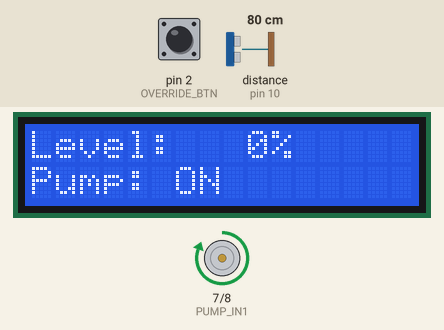
Simulated run of this sketch. Board: Arduino Uno, built with avr-gcc and run on an emulated ATmega328P. On the bench: 16×2 character LCD, motor-driver pin pairs drawn as motors (green arrow = first pin HIGH = forward, orange = second pin HIGH = backward, longer = more drive, scaled by the enable pin). The test bench sets the inputs (shaded band); at power-on: distance to the obstacle (sensor on pin 10) 80 cm, pin 2 (OVERRIDE_BTN) HIGH. The echo pulse lasts 58.3 µs per cm; what the sketch prints to the serial monitor is not drawn.

Above: at 2.2 s.
2.3 s: distance to the obstacle (sensor on pin 10) set to 6 cm
At 3.9 s:
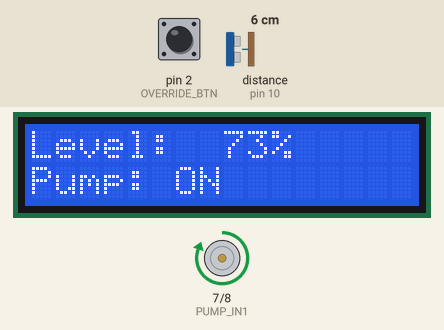
4.2 s: distance to the obstacle (sensor on pin 10) set to 3 cm
At 5.5 s:
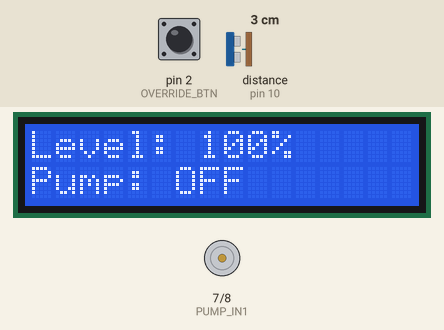
6.0 s: distance to the obstacle (sensor on pin 10) set to 250 cm
At 8.3 s:
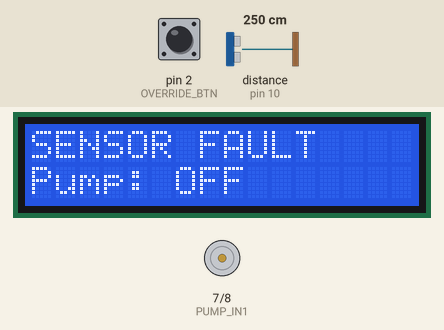
9.0 s: pin 2 (OVERRIDE_BTN) pulled LOW for 0.15 s
10.6 s: distance to the obstacle (sensor on pin 10) set to 203 cm
12.1 s: distance to the obstacle (sensor on pin 10) set to 198 cm
At 13.2 s:
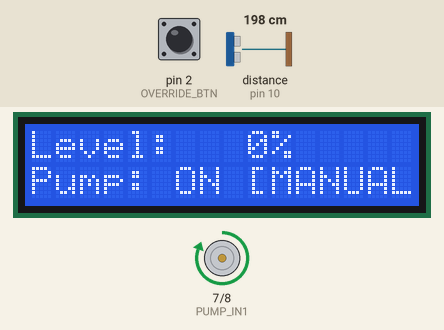
Timing chart, 0 to 14.8 s (numbered marks = the images above; inputs shaded):
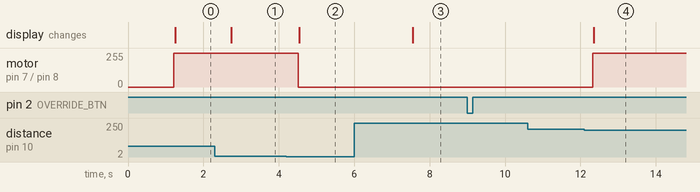

The sketch:

water_level_controller.ino
```cpp
/*
 * ============================================================================
 *  Ultrasonic Water-Level Controller
 * ============================================================================
 *
 *  Arduino Uno · HC-SR04 · 16x2 I2C LCD · L298N motor driver · DC pump
 *  Mini-project, Basic Electronics (BBEE203), AITM Bhatkal.
 *
 *  WHAT IT DOES
 *    Measures the distance from a sensor mounted above the tank down to the
 *    water surface, converts that to a percentage full, and switches a pump
 *    to keep the tank between 10% and 90%.
 *
 *  WIRING
 *    HC-SR04   TRIG -> D12      ECHO -> D10      VCC -> 5V   GND -> GND
 *    LCD       SDA  -> A4       SCL  -> A5       VCC -> 5V   GND -> GND
 *    L298N     IN1  -> D7       IN2  -> D8       ENA -> D6   GND -> GND
 *    Button    D2 to GND, INPUT_PULLUP
 *
 *    The L298N and the Arduino MUST share a ground. Two supplies with no
 *    common ground is the most common reason a motor driver "does nothing":
 *    the logic input has no reference to compare against.
 * ============================================================================
 */

#include <Wire.h>
#include <LiquidCrystal_I2C.h>
#include <NewPing.h>

// ---------------------------------------------------------------- pins -----
const uint8_t TRIGGER_PIN  = 12;
const uint8_t ECHO_PIN     = 10;
const uint8_t PUMP_IN1     = 7;
const uint8_t PUMP_IN2     = 8;
const uint8_t PUMP_ENA     = 6;
const uint8_t OVERRIDE_BTN = 2;

// ------------------------------------------------------- tank geometry -----
/*
 *  >>> MEASURE THESE ON THE REAL TANK AND CHANGE THEM. <<<
 *
 *  SENSOR_TO_EMPTY : reading with the tank EMPTY — surface at the bottom, so
 *                    the echo travels furthest, so this is the LARGER number.
 *  SENSOR_TO_FULL  : reading with the tank FULL — surface nearest the sensor,
 *                    so the SMALLER number.
 *
 *  These defaults are inferred from the original 2024 sketch, which used 12.50
 *  as its reference and treated anything under 14 cm as "deep". They are a
 *  starting point, not measurements.
 */
const float SENSOR_TO_EMPTY = 14.0;   // cm
const float SENSOR_TO_FULL  =  3.0;   // cm

// ----------------------------------------------------- control settings ----
const uint8_t PUMP_ON_BELOW  = 10;    // % — start filling below this
const uint8_t PUMP_OFF_ABOVE = 90;    // % — stop filling above this

const unsigned long SAMPLE_INTERVAL_MS = 300;
const uint8_t PING_SAMPLES     = 5;   // median filter depth
const uint8_t MAX_BAD_READINGS = 5;   // consecutive dropouts before fault
const unsigned long DEBOUNCE_MS = 50;

const unsigned int MAX_DISTANCE = 200;  // cm, NewPing ceiling

// ------------------------------------------------------------ objects ------
NewPing sonar(TRIGGER_PIN, ECHO_PIN, MAX_DISTANCE);
LiquidCrystal_I2C lcd(0x27, 16, 2);

// ------------------------------------------------------------- state -------
/*
 *  pumpRunning is what makes hysteresis possible. Between 10% and 90% the
 *  controller makes NO new decision — it keeps doing whatever it was doing.
 *  Without a variable remembering that, there is nothing to keep.
 */
bool pumpRunning  = false;
bool overrideOn   = false;
bool sensorFailed = false;

uint8_t badReadings = 0;
int     lastLevel   = -1;          // -1 = nothing valid measured yet

unsigned long lastSampleMs    = 0;
unsigned long lastBtnChangeMs = 0;
bool lastBtnReading = HIGH;
bool btnStable      = HIGH;


// ===========================================================================
//  Distance -> percentage full.
//
//  The relationship is INVERTED: a bigger distance means LESS water, because
//  the sensor looks down at a surface that has dropped away from it. Writing
//  this the intuitive way round makes the pump do exactly the wrong thing.
//
//      distance == SENSOR_TO_EMPTY  ->    0%
//      distance == SENSOR_TO_FULL   ->  100%
//
//  Clamped, because a stray echo off a ripple or the tank wall can read
//  shorter than SENSOR_TO_FULL and would otherwise yield something like 118%.
// ===========================================================================
int distanceToPercent(float distanceCm) {
  const float span = SENSOR_TO_EMPTY - SENSOR_TO_FULL;
  if (span <= 0.0) return 0;                    // misconfigured constants

  float pct = ((SENSOR_TO_EMPTY - distanceCm) / span) * 100.0;

  if (pct <   0.0) pct =   0.0;
  if (pct > 100.0) pct = 100.0;
  return (int)(pct + 0.5);                      // round, don't truncate
}


// ===========================================================================
//  The control law.
//
//      below 10%   -> start
//      above 90%   -> stop
//      in between  -> DO NOTHING, deliberately
//
//  That empty middle branch is the whole design. With one threshold, ripples
//  push readings back and forth across it and the pump switches several times
//  a second — "chatter" — wearing out the driver and the pump. Two thresholds
//  80 points apart mean the level must travel a long way before the decision
//  can reverse, so oscillation is impossible by construction.
//
//  The 90% cutoff is checked BEFORE the override. Manual override can start
//  the pump early, but it cannot overfill the tank. An override that defeats
//  every limit isn't an override, it's a way to flood a room.
// ===========================================================================
void updatePump(int levelPercent) {
  if (sensorFailed) {                 // no trustworthy reading -> fail safe
    pumpRunning = false;
    return;
  }

  if (levelPercent >= PUMP_OFF_ABOVE) {
    pumpRunning = false;
    overrideOn  = false;              // cancel override once full
    return;
  }

  if (overrideOn) {
    pumpRunning = true;
    return;
  }

  if (levelPercent < PUMP_ON_BELOW) {
    pumpRunning = true;
  }
  // else: between thresholds. Hold state. This blank is intentional.
}


// ---------------------------------------------------------------------------
//  Drive the L298N. IN1/IN2 set direction, ENA enables the channel.
//  IN1 high + IN2 low = forward. Both low = coast.
// ---------------------------------------------------------------------------
void applyPumpOutput() {
  digitalWrite(PUMP_IN1, pumpRunning ? HIGH : LOW);
  digitalWrite(PUMP_IN2, LOW);
  digitalWrite(PUMP_ENA, pumpRunning ? HIGH : LOW);
}


// ---------------------------------------------------------------------------
//  Debounced momentary button. A mechanical contact bounces for a few ms when
//  pressed; undebounced, one press reads as several and the override toggles
//  an unpredictable number of times.
//
//  Returns true once per genuine press.
// ---------------------------------------------------------------------------
bool overridePressed() {
  bool reading = digitalRead(OVERRIDE_BTN);

  if (reading != lastBtnReading) {
    lastBtnChangeMs = millis();
    lastBtnReading  = reading;
  }

  if ((millis() - lastBtnChangeMs) > DEBOUNCE_MS && reading != btnStable) {
    btnStable = reading;
    if (btnStable == LOW) return true;         // INPUT_PULLUP: LOW = pressed
  }
  return false;
}


// ---------------------------------------------------------------------------
//  LCD update.
//
//  No lcd.clear() — clearing and redrawing every cycle makes the display
//  flicker visibly. Each line is padded to a fixed 16 characters instead, so
//  when "100%" drops to "45%" the leftover digit is overwritten by a space
//  rather than lingering as "450%".
//
//  Only writes when something changed, which also keeps the I2C bus quiet.
// ---------------------------------------------------------------------------
void updateDisplay(int levelPercent) {
  static int  shownLevel = -2;
  static bool shownPump  = false;
  static bool shownOvr   = false;
  static bool shownFail  = false;

  if (levelPercent == shownLevel && pumpRunning == shownPump
      && overrideOn == shownOvr && sensorFailed == shownFail) return;

  shownLevel = levelPercent;
  shownPump  = pumpRunning;
  shownOvr   = overrideOn;
  shownFail  = sensorFailed;

  char line[17];

  if (sensorFailed) {
    snprintf(line, sizeof(line), "%-16s", "SENSOR FAULT");
  } else {
    snprintf(line, sizeof(line), "Level: %3d%%     ", levelPercent);
  }
  lcd.setCursor(0, 0);
  lcd.print(line);

  snprintf(line, sizeof(line), "Pump: %-3s%-7s",
           pumpRunning ? "ON" : "OFF",
           overrideOn  ? "[MANUAL]" : "");
  lcd.setCursor(0, 1);
  lcd.print(line);
}


// ===========================================================================
void setup() {
  pinMode(PUMP_IN1,     OUTPUT);
  pinMode(PUMP_IN2,     OUTPUT);
  pinMode(PUMP_ENA,     OUTPUT);
  pinMode(OVERRIDE_BTN, INPUT_PULLUP);

  /*
   *  Force the pump off before anything else. On power-up an output pin's
   *  state is undefined until you set it, and "undefined" on a pin that
   *  controls a pump is not acceptable. Actuators start in their safe state.
   */
  pumpRunning = false;
  applyPumpOutput();

  lcd.init();
  lcd.backlight();
  lcd.setCursor(0, 0);
  lcd.print("Water Level Ctrl");
  lcd.setCursor(0, 1);
  lcd.print("Starting...     ");

  Serial.begin(9600);
  Serial.println(F("Water level controller ready"));
  delay(1000);
}


void loop() {
  // Polled every pass so a press is never missed, independent of the slower
  // sensor sampling rate.
  if (overridePressed()) {
    overrideOn = !overrideOn;
    Serial.print(F("Override "));
    Serial.println(overrideOn ? F("ON") : F("OFF"));
  }

  /*
   *  millis() scheduling instead of delay(). delay() blocks — during a 300 ms
   *  delay the Arduino cannot notice a button press or do anything else.
   *  Comparing timestamps lets the sensor run at its own rate while the rest
   *  of the loop keeps spinning.
   */
  if (millis() - lastSampleMs < SAMPLE_INTERVAL_MS) return;
  lastSampleMs = millis();

  /*
   *  ping_median() fires several pings and takes the middle value. A single
   *  ping off a moving surface is noisy; the median discards outliers without
   *  the lag a running average would introduce.
   */
  unsigned int us = sonar.ping_median(PING_SAMPLES);
  unsigned int distance = sonar.convert_cm(us);

  /*
   *  A reading of 0 means NO ECHO CAME BACK — out of range, bad angle, or a
   *  disconnected sensor. It does NOT mean "distance is zero, tank is full".
   *  Treating 0 as a real measurement is how a controller floods a room.
   *
   *  A few dropouts are normal on a rippling surface, so one bad reading is
   *  ignored and the last good level is kept. Only a sustained run is treated
   *  as a real fault — and then the pump stops.
   */
  if (distance == 0) {
    if (badReadings < MAX_BAD_READINGS) badReadings++;
    if (badReadings >= MAX_BAD_READINGS && !sensorFailed) {
      sensorFailed = true;
      pumpRunning  = false;
      applyPumpOutput();
      updateDisplay(lastLevel);
      Serial.println(F("SENSOR FAULT - pump stopped"));
    }
    return;
  }

  badReadings  = 0;
  sensorFailed = false;

  int level = distanceToPercent((float)distance);
  lastLevel = level;

  updatePump(level);
  applyPumpOutput();
  updateDisplay(level);

  Serial.print(F("dist="));     Serial.print(distance);
  Serial.print(F("cm level=")); Serial.print(level);
  Serial.print(F("% pump="));   Serial.print(pumpRunning ? F("ON") : F("OFF"));
  Serial.println(overrideOn ? F(" [MANUAL]") : F(""));
}
```

Measured:
- the behaviour switches between 5 and 4 cm on distance to the obstacle (sensor on pin 10) (found by bisection; images 1 and 2)
- the behaviour switches between 201 and 200 cm on distance to the obstacle (sensor on pin 10) (found by bisection; images 3 and 4)
- after the input at 2.3 s, the display: changes after 0.44 s (image 1)
- after the input at 4.2 s, motor on pin 7 (PUMP_IN1) / pin 8 (PUMP_IN2): forward 255/255 → stopped after 0.31 s; the display: changes after 0.34 s (image 2)
- after the input at 6.0 s, the display: changes after 1.6 s (image 3)
- after the input at 9.0 s, every drawn part: stays the same
- after the input at 10.6 s, every drawn part: stays the same
- after the input at 12.1 s, motor on pin 7 (PUMP_IN1) / pin 8 (PUMP_IN2): stopped → forward 255/255 after 0.22 s; the display: changes after 0.26 s (image 4)
